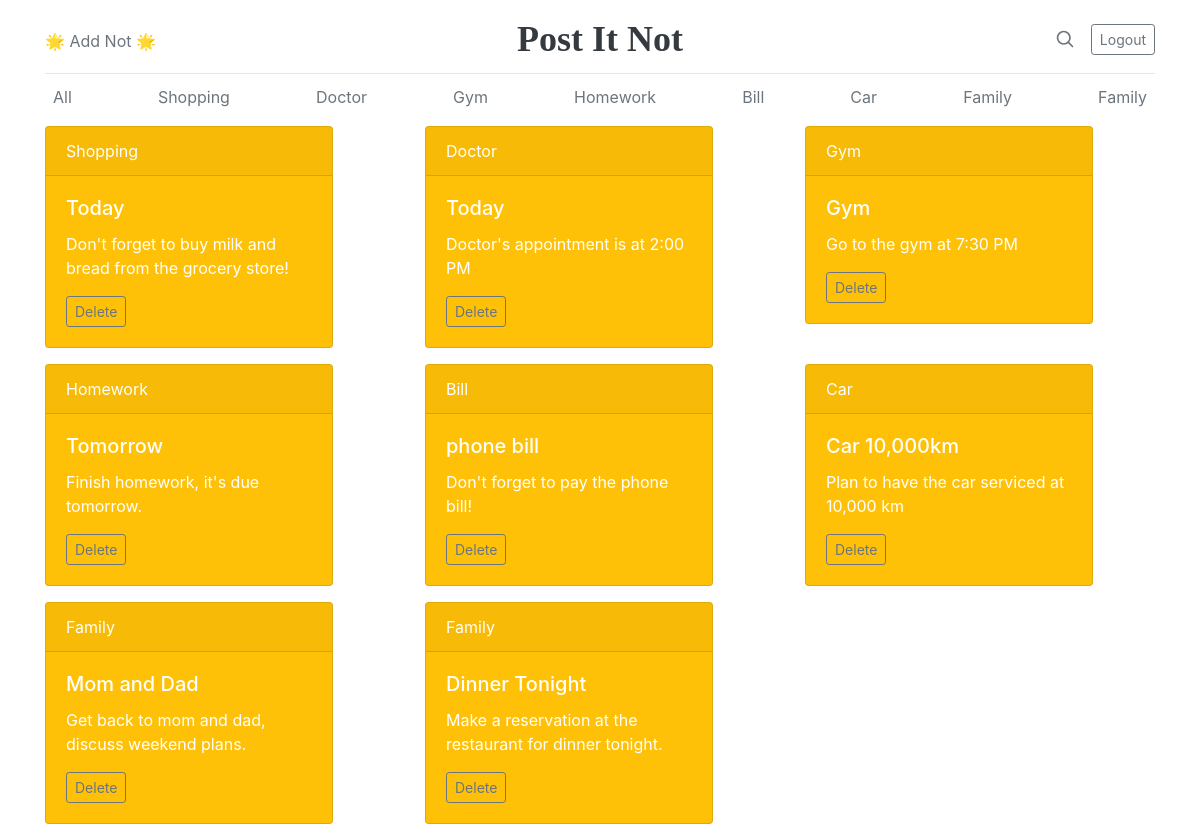
The app's page / (signed in) with its own data.
### postitnotapp/models.py (models this page shows, shortened)
class AddNot(models.Model):
    author = models.CharField(max_length=50)
    note_subject = models.CharField(max_length=50)
    note_title = models.CharField(max_length=50)
    note = models.CharField(max_length=800)

### postitnotapp/views.py (the view)
# urls.py: path("",views.index, name="index"),
def index(request):
    if request.user != "AnonymousUser":
        print(request.user)
        allNot = models.AddNot.objects.filter(Q(author=request.user)).all()
        return render(request, "postitnotapp/mainscreen.html",context={"allNot":allNot})
    else:
        return render(request, "postitnotapp/mainscreen.html")

### postitnotapp/templates/postitnotapp/mainscreen.html (shortened to what this page needs)
{% extends "base.html" %}
{% block content %}
        {% if request.user.is_authenticated %}
        <div class="nav-scroller py-1 mb-2">
            <nav class="nav d-flex justify-content-between">
                <a class="p-2 text-muted" href="{% url 'postitnotapp:index' %}">All</a>
                {% for note in allNot %}
                <a class="p-2 text-muted" href="{% url 'postitnotapp:subjectview' sybject=note.note_subject %}" name="subject">{{note.note_subject}}</a>
                {% endfor %}
            </nav>
        </div>
        <div class="row">
            {% for note in allNot %}
            <div class="col-lg-4 col-md-6 col-sm-12 mb-3">
                <div class="card text-white bg-warning" style="max-width: 18rem;">
                    <div class="card-header">{{note.note_subject}}</div>
                    <div class="card-body">
                        <h5 class="card-title">{{note.note_title}}</h5>
                        <p class="card-text">{{note.note}}</p>
                        <a class="btn btn-sm btn-outline-secondary" href="{% url 'postitnotapp:delete' pk=note.pk %}">Delete</a>
                    </div>
                </div>
            </div>
            {% if forloop.counter|divisibleby:3 and not forloop.last %}
        </div>
        <div class="row">
            {% endif %}
            {% endfor %}
        </div>
        {% endif %}
{% endblock %}

### templates/base.html (shortened to what this page needs)
<html lang="en">
<head>
    <link href="https://cdn.jsdelivr.net/npm/bootstrap@5.3.0/dist/css/bootstrap.min.css" rel="stylesheet">
</head>
<body>
    <div class="container" style="margin-top: 5px;">
        <header class="blog-header py-3">
          <div class="row flex-nowrap justify-content-between align-items-center">
            <div class="col-4 pt-1">
              {% if request.user.is_authenticated %}
              <a class="text-muted" href="{% url 'postitnotapp:addNot' %}">🌟 Add Not 🌟</a>
              {% endif %}
            </div>
            <div class="col-4 text-center">
              <a class="blog-header-logo text-dark" href="{% url 'postitnotapp:index' %}" style="font-weight: Bold;">Post It Not</a>
            </div>
            <div class="col-4 d-flex justify-content-end align-items-center">
              <a class="text-muted" href="#">
                <svg xmlns="http://www.w3.org/2000/svg" width="20" height="20" viewBox="0 0 24 24" fill="none" stroke="currentColor" stroke-width="2" stroke-linecap="round" stroke-linejoin="round" class="mx-3"><circle cx="10.5" cy="10.5" r="7.5"></circle><line x1="21" y1="21" x2="15.8" y2="15.8"></line></svg>
              </a>
              {% if request.user.is_authenticated %}
              <a class="btn btn-sm btn-outline-secondary" href="{% url 'logout' %}?next=/">Logout</a>
              {% else %}
              <a class="btn btn-sm btn-outline-secondary" href="{% url 'login' %}" style="margin-right: 4px;">Login</a>
              <a class="btn btn-sm btn-outline-secondary" href="{% url 'postitnotapp:singup' %}">Sign up</a>
              {% endif %}
            </div>
          </div>
        </header>
{% block content %}
{% endblock %}
</body>
</html>

### records on screen
AddNot: note_subject "Shopping", note_title "Today", note "Don't forget to buy milk and bread from the grocery store!"
AddNot: note_subject "Doctor", note_title "Today", note "Doctor's appointment is at 2:00 PM"
AddNot: note_subject "Gym", note_title "Gym", note "Go to the gym at 7:30 PM"
AddNot: note_subject "Homework", note_title "Tomorrow", note "Finish homework, it's due tomorrow."
AddNot: note_subject "Bill", note_title "phone bill", note "Don't forget to pay the phone bill!"
AddNot: note_subject "Car", note_title "Car 10,000km", note "Plan to have the car serviced at 10,000 km"
AddNot: note_subject "Family", note_title "Mom and Dad", note "Get back to mom and dad, discuss weekend plans."
AddNot: note_subject "Family", note_title "Dinner Tonight", note "Make a reservation at the restaurant for dinner tonight."
